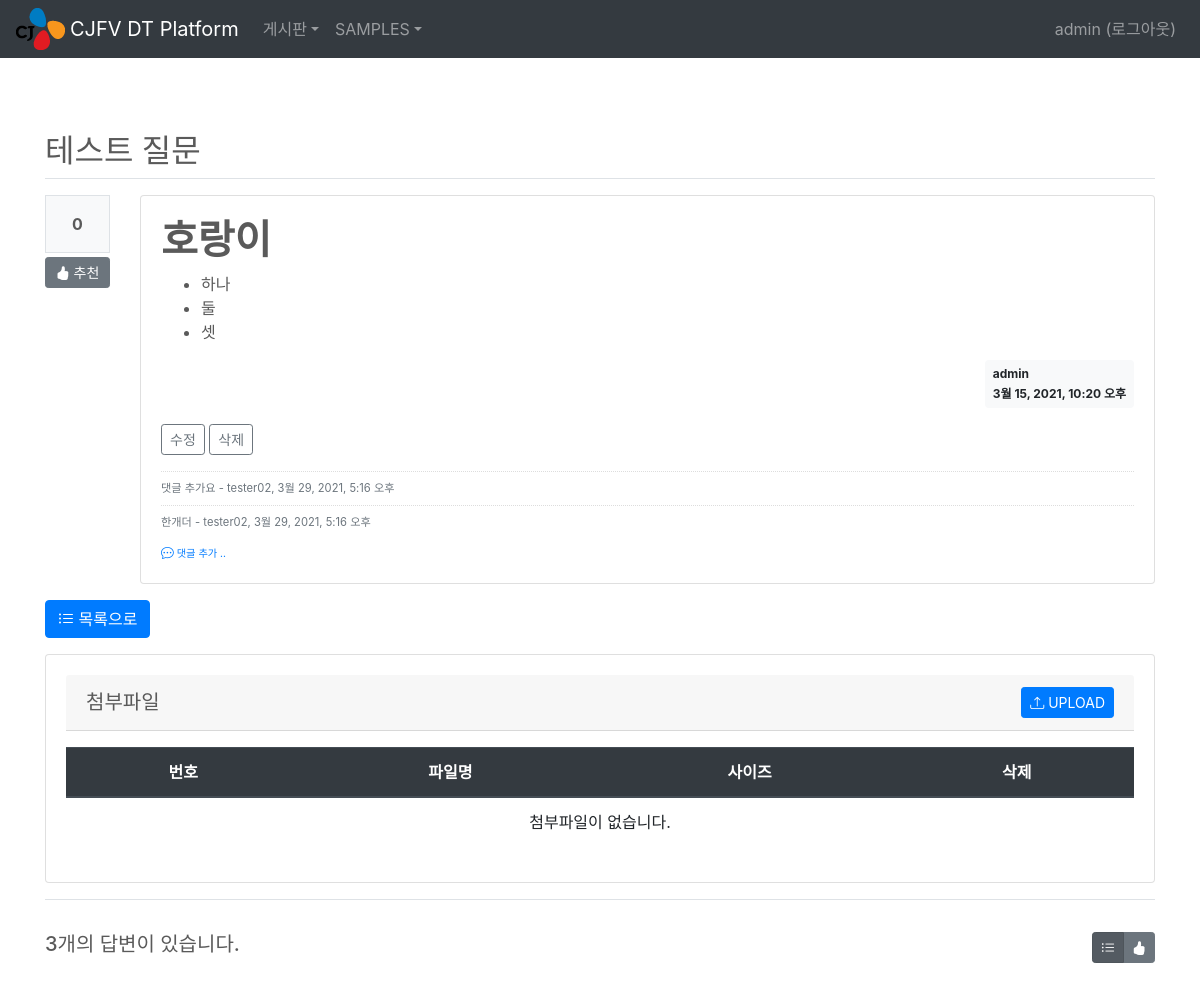
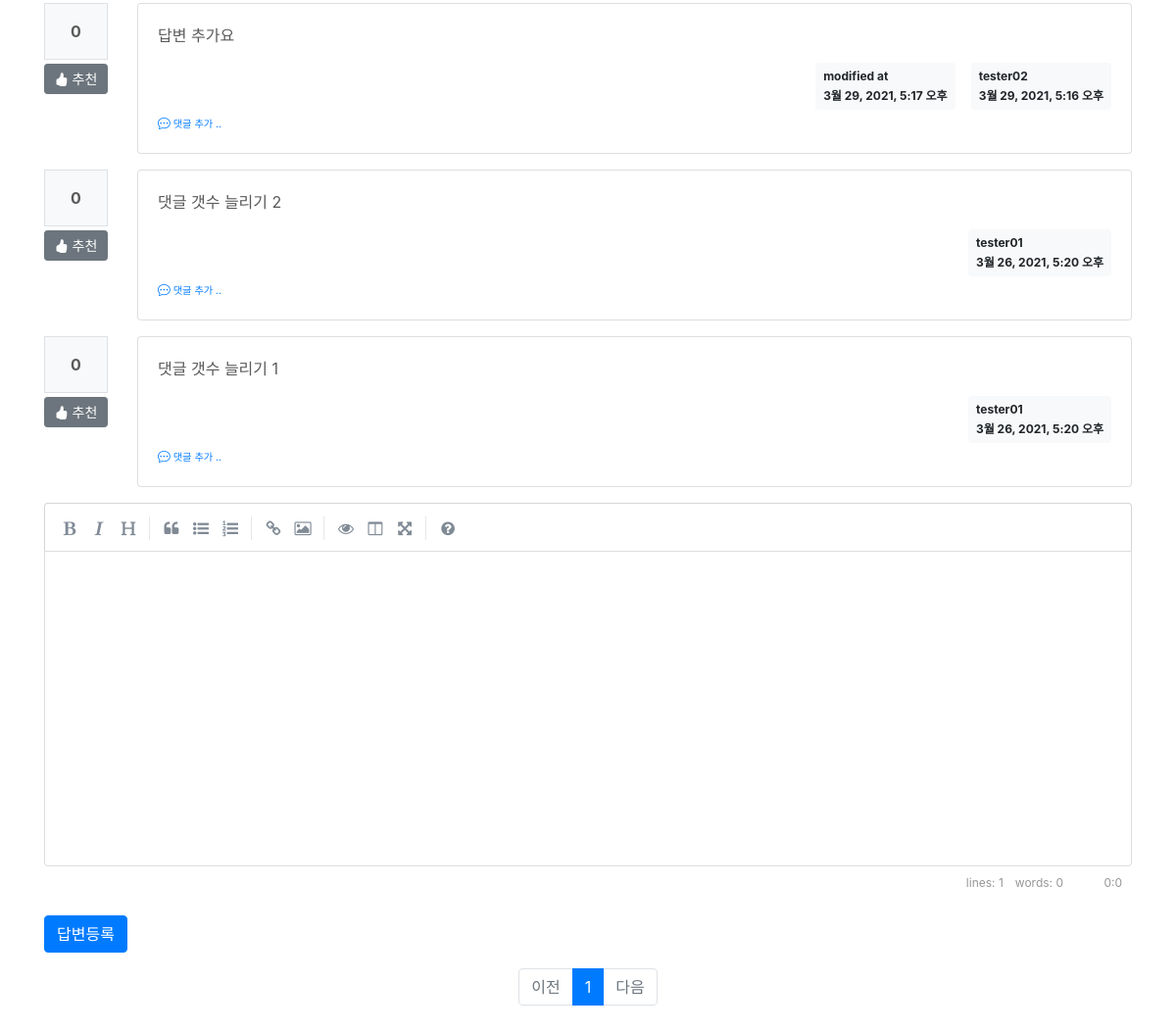
Screenshot of /board/board/detail/307/ (signed in) with the database file from the repository (2 pictures, top to bottom).
### board/models.py (models this page shows, shortened)
class Board(models.Model):
    menu = models.ForeignKey(Menu, on_delete=models.CASCADE, related_name='menu_board')
    author = models.ForeignKey(User, on_delete=models.CASCADE, related_name='author_board')
    subject = models.CharField(max_length=200)
    content = models.TextField()
    hit_count = models.IntegerField(default=0)
    create_date = models.DateTimeField()
    modify_date = models.DateTimeField(null=True, blank=True)
    voter = models.ManyToManyField(User, related_name='voter_board')

class Comment(models.Model):
    author = models.ForeignKey(User, on_delete=models.CASCADE)
    content = models.TextField()
    create_date = models.DateTimeField()
    modify_date = models.DateTimeField(null=True, blank=True)
    board = models.ForeignKey(Board, null=True, blank=True, on_delete=models.CASCADE)
    reply = models.ForeignKey(Reply, null=True, blank=True, on_delete=models.CASCADE)

class Reply(models.Model):
    author = models.ForeignKey(User, on_delete=models.CASCADE, related_name='author_reply')
    board = models.ForeignKey(Board, on_delete=models.CASCADE)
    content = models.TextField()
    create_date = models.DateTimeField()
    modify_date = models.DateTimeField(null=True, blank=True)
    voter = models.ManyToManyField(User, related_name='voter_reply')

### board/views/base_views.py (the view)
# urls.py: path('board/detail/<int:board_id>/', base_views.detail, name='detail'),
@login_required(login_url='common:login')
def detail(request, board_id):
    page = request.GET.get('page', '1')  # 페이지
    so = request.GET.get('so', 'recent')  # 정렬기준
    board = get_object_or_404(Board, pk=board_id)
    board.hit_count += 1
    board.save()
    if so == 'recommend':
        reply_list = board.reply_set.all().annotate(num_voter=Count('voter')).order_by('-num_voter', '-create_date')
    else:  # recent
        reply_list = board.reply_set.all().order_by('-create_date')
    paginator = Paginator(reply_list, 5)  # 페이지당 5개씩 보여주기
    page_obj = paginator.get_page(page)
    fileForm = FileForm()
    file_list = File.objects.filter(ref_type='board', ref_id=board.id).order_by('-create_date')
    context = {'board': board, 'reply_list': page_obj, 'so': so, 'fileForm': fileForm, 'file_list': file_list, 'ref_type': 'board', 'ref_id': board.id}
    return render(request, 'board/board_detail.html', context)

### common/forms.py
class FileForm(forms.Form):
    file_data = forms.FileField(label='Select a file', help_text='Max. 42 MB')

### board/templatetags/board_filter.py (called while the page is built)
@register.filter()
def mark(value):
    extensions = ["nl2br", "fenced_code"]
    return mark_safe(markdown.markdown(value, extensions=extensions))

### templates/board/board_detail.html (shortened to what this page needs)
{% extends 'base.html' %}
{% load board_filter %}
{% block content %}
<div class="container my-3" style="padding-top:60px">
    <h2 class="border-bottom py-2">{{ board.subject }}</h2>
    <div class="row my-3">
        <div class="col-1">
            <div class="bg-light text-center p-3 border font-weight-bolder mb-1">{{board.voter.count}}</div>
            <a href="#" data-uri="{% url 'board:vote_board' board.id  %}"
               class="recommend btn btn-sm btn-secondary btn-block my-1"><i class="bi bi-hand-thumbs-up-fill"></i> 추천</a>
        </div>
        <div class="col-11">
            <div class="card">
                <div class="card-body">
                    <div class="card-text">{{ board.content|mark }}</div>
                    <div class="d-flex justify-content-end">
                        <div class="badge badge-light p-2 text-left">
                            <div class="mb-2">{{ board.author.username }}</div>
                            <div>{{ board.create_date }}</div>
                        </div>
                    </div>
                    {% if request.user == board.author %}
                    <div class="my-3">
                        <a href="{% url 'board:board_modify' board.id  %}"
                           class="btn btn-sm btn-outline-secondary">수정</a>
                        <a href="#" class="delete btn btn-sm btn-outline-secondary"
                           data-uri="{% url 'board:board_delete' board.id  %}">삭제</a>
                    </div>
                    {% endif %}
                    {% if board.comment_set.count > 0 %}
                    <div class="mt-3">
                    {% for comment in board.comment_set.all %}
                        <div class="comment py-2 text-muted">
                            <span style="white-space: pre-line;">{{ comment.content }}</span>
                            <span>
                                - {{ comment.author }}, {{ comment.create_date }}
                            </span>
                        </div>
                    {% endfor %}
                    </div>
                    {% endif %}
                    <div>
                        <a href="{% url 'board:comment_create_board' board.id  %}"
                           class="small"><i class="bi bi-chat-dots"></i><small> 댓글 추가 ..</small></a>
                    </div>
                </div>
            </div>
        </div>
    </div>
    <a href="{% url 'board:list' board.menu_id %}" class="btn btn-primary"><i class="bi bi-list-ul"></i> 목록으로</a>
    <div class="row my-3">
        <div class="col-12">
            <div class="card">
                <div class="card-body">
                    <h5 class="card-header d-flex justify-content-between align-items-center">
                        첨부파일
                        <button id="upload_popup_btn" type="button" class="btn btn-sm btn-primary"><i class="bi bi-upload"></i> UPLOAD</button>
                    </h5>
                    <table class="table my-3">
                        <thead>
                        <tr class="text-center thead-dark">
                            <th>번호</th>
                            <th>파일명</th>
                            <th>사이즈</th>
                            <th>삭제</th>
                        </tr>
                        </thead>
                        <tbody>
                        {% if file_list %}
                        {% for file in file_list %}
                        <tr class="text-center">
                            <td>{{ forloop.counter }}</td>
                            <td>
                                <a href="{% url 'common:file_download' file.id  %}">{{ file.file_name }}</a>
                            </td>
                            <td>
                                {{ file.file_data.size }}
                            </td>
                            <td>
                                <a href="#" data-uri="{% url 'common:file_delete' file.id %}" class="file_delete badge badge-danger" type="button">DELETE</a>
                            </td>
                        </tr>
                        {% endfor %}
                        {% else %}
                        <tr>
                            <td colspan="4" class="text-center">첨부파일이 없습니다.</td>
                        </tr>
                        {% endif %}
                        </tbody>
                    </table>
                </div>
            </div>
        </div>
    </div>
    <div class="d-flex justify-content-between border-top my-3 py-2">
        <h5 class="my-3 py-2">{{ reply_list.paginator.count }}개의 답변이 있습니다.</h5>
        <div class="btn-group my-3 py-2" role="group">
            <button type="button" class="btn btn-sm btn-secondary so {% if so == 'recent' %}active{% endif %}" data-so="recent"  data-original-title="최신순">
                <i class="bi bi-list-ul"></i>
            </button>
            <button type="button" class="btn btn-sm btn-secondary so {% if so == 'recommend' %}active{% endif %}" data-so="recommend" data-original-title="추천순">
                <i class="bi bi-hand-thumbs-up-fill"></i>
            </button>
        </div>
    </div>
    {% for reply in reply_list %}
    <div class="row my-3">
        <div class="col-1">
            <div class="bg-light text-center p-3 border font-weight-bolder mb-1">{{reply.voter.count}}</div>
            <a href="#" data-uri="{% url 'board:vote_reply' reply.id  %}"
                class="recommend btn btn-sm btn-secondary btn-block my-1"><i class="bi bi-hand-thumbs-up-fill"></i> 추천</a>
        </div>
        <div class="col-11">
            <div class="card">
                <div class="card-body">
                    <div class="card-text">{{ reply.content|mark }}</div>
                    <div class="d-flex justify-content-end">
                        {% if reply.modify_date %}
                        <div class="badge badge-light p-2 text-left mx-3">
                            <div class="mb-2">modified at</div>
                            <div>{{ reply.modify_date }}</div>
                        </div>
                        {% endif %}
                        <div class="badge badge-light p-2 text-left">
                            <div class="mb-2">{{ reply.author.username }}</div>
                            <div>{{ reply.create_date }}</div>
                        </div>
                    </div>
                    <div>
                        <a href="{% url 'board:comment_create_reply' reply.id  %}"
                           class="small"><i class="bi bi-chat-dots"></i><small> 댓글 추가 ..</small></a>
                    </div>
                </div>
            </div>
        </div>
    </div>
    {% endfor %}
    <form action="{% url 'board:reply_create' board.id %}" method="post" class="my-3">
        <div class="form-group">
        </div>
        <input type="submit" value="답변등록" class="btn btn-primary">
    </form>
    <ul class="pagination justify-content-center">
        {% if reply_list.has_previous %}
        <li class="page-item">
           <a class="page-link" data-page="{{ reply_list.previous_page_number }}" href="#">이전</a>
        </li>
        {% else %}
        <li class="page-item disabled">
            <a class="page-link" tabindex="-1" aria-disabled="true" href="#">이전</a>
        </li>
        {% endif %}
        {% for page_number in reply_list.paginator.page_range %}
            {% if page_number >= reply_list.number|add:-5 and page_number <= reply_list.number|add:5 %}
                {% if page_number == reply_list.number %}
                <li class="page-item active" aria-current="page">
                    <a class="page-link" data-page="{{ page_number }}" href="#">{{ page_number }}</a>
                </li>
                {% else %}
                <li class="page-item">
                    <a class="page-link" data-page="{{ page_number }}" href="#">{{ page_number }}</a>
                </li>
                {% endif %}
            {% endif %}
        {% endfor %}
        {% if reply_list.has_next %}
        <li class="page-item">
            <a class="page-link" data-page="{{ reply_list.next_page_number }}" href="#">다음</a>
        </li>
        {% else %}
        <li class="page-item disabled">
            <a class="page-link" tabindex="-1" aria-disabled="true" href="#">다음</a>
        </li>
        {% endif %}
    </ul>
</div>
{% endblock %}

### templates/navbar.html (shortened to what this page needs)
{% load static %}
<header>
    <nav class="navbar navbar-expand-md navbar-dark fixed-top bg-dark">
        <img src="{% static '/images/logo.png' %}" class="img-fluid" style="padding-right:5px">
        <a class="navbar-brand" href="/">CJFV DT Platform</a>
        <div class="collapse navbar-collapse" id="navbarCollapse">
            <ul class="navbar-nav mr-auto">
                <li class="nav-item dropdown">
                    {% if user.is_authenticated %}
                    <a class="nav-link dropdown-toggle" href="{% url 'board:list' 1 %}" data-toggle="dropdown">게시판</a>
                    {% endif %}
                </li>
                <li class="nav-item dropdown">
                    {% if user.is_authenticated %}
                    <a class="nav-link dropdown-toggle" href="{% url 'board:list' 1 %}" data-toggle="dropdown">SAMPLES</a>
                    {% endif %}
                </li>
            </ul>
            <ul class="navbar-nav">
                <li class="nav-item">
                    {% if user.is_authenticated %}
                    <a class="nav-link" href="{% url 'common:logout' %}">{{ user.username }} (로그아웃)</a>
                    {% else %}
                    <a class="nav-link" href="{% url 'common:login' %}">로그인</a>
                    {% endif %}
                </li>
            </ul>
        </div>
    </nav>
</header>

### static/style.css (style rules this page uses)
.comment { border-top:dotted 1px #ddd; font-size:0.7em; }

### static/carousel.css (style rules this page uses)
body { padding-top: 3rem; padding-bottom: 3rem; color: #5a5a5a; }

### rows the page displays
Board: subject "테스트 질문", voter.count "0", content|mark "호랑이 하나 둘 셋", author.username "admin", create_date "3월 15, 2021, 10:20 오후"
Comment: content "댓글 추가요", author "tester02", create_date "3월 29, 2021, 5:16 오후"
Comment: content "한개더", author "tester02", create_date "3월 29, 2021, 5:16 오후"
Reply: voter.count "0", content|mark "답변 추가요", modify_date "3월 29, 2021, 5:17 오후", author.username "tester02", create_date "3월 29, 2021, 5:16 오후"
Reply: voter.count "0", content|mark "댓글 갯수 늘리기 2", author.username "tester01", create_date "3월 26, 2021, 5:20 오후"
Reply: voter.count "0", content|mark "댓글 갯수 늘리기 1", author.username "tester01", create_date "3월 26, 2021, 5:20 오후"

### other values shown
{{ user.username }} "admin"
{{ reply_list.paginator.count }} "3"
{{ page_number }} "1"
